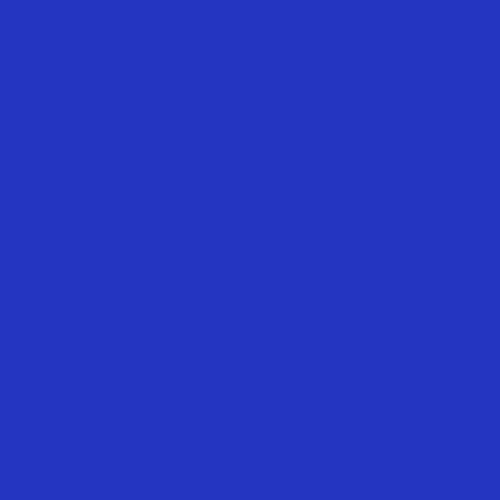
Frame 1 (no input)
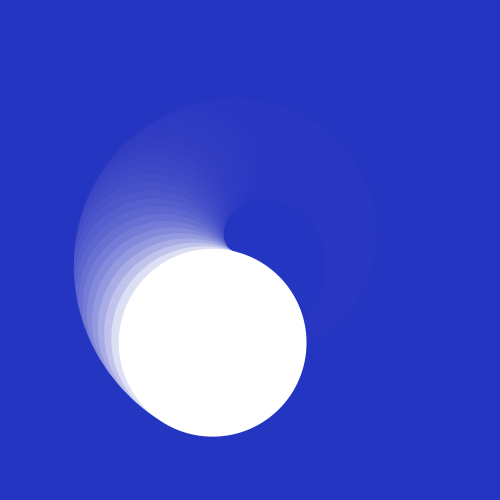
Frame 60 (the mouse pressed at the canvas centre just before this capture)
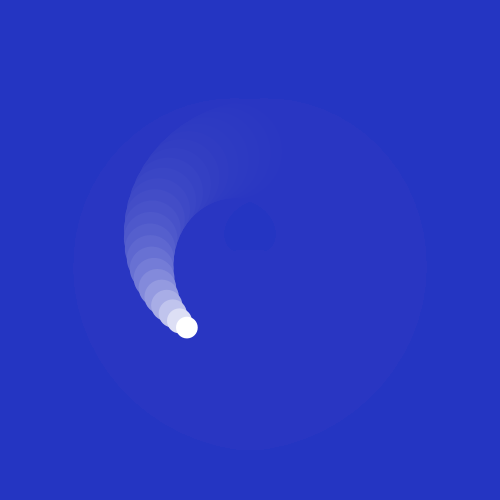
Frame 120 (the mouse held since frame 60 and released just before this capture)

The Processing sketch that drew these frames (run headless with seeded random() and noise(); from frame 60 on, the mouse is pressed at the canvas centre):

// Processing sketch: sketch_25042017
// ── sketch_25042017.pde
float x,y;
float angle = 0;
float speed = 0.1;
float size;
boolean grow = true;
float n;
void setup(){
  size(500,500);
  smooth();
  noStroke();
  background(36,53,194);
}

void draw(){
  fill(36,53,194,40);
  rect(0,0,width, height);
  if(grow){
    n = map(angle, 0, TWO_PI, 0,200);
  }else{
    n = map(angle, 0, TWO_PI, 200,0);
  }
  size = n;
  translate(width/2, height/2);
  move();
  fill(255);
  ellipse(x,y,size,size);
  if(angle>TWO_PI){
    angle = 0;
    if(grow == true){
      grow = false;
    }else{
      grow = true;
    }
  }
}


void move(){
  x = sin(angle)*100;
  y = cos(angle) * 100;
  angle = angle + speed;
}
